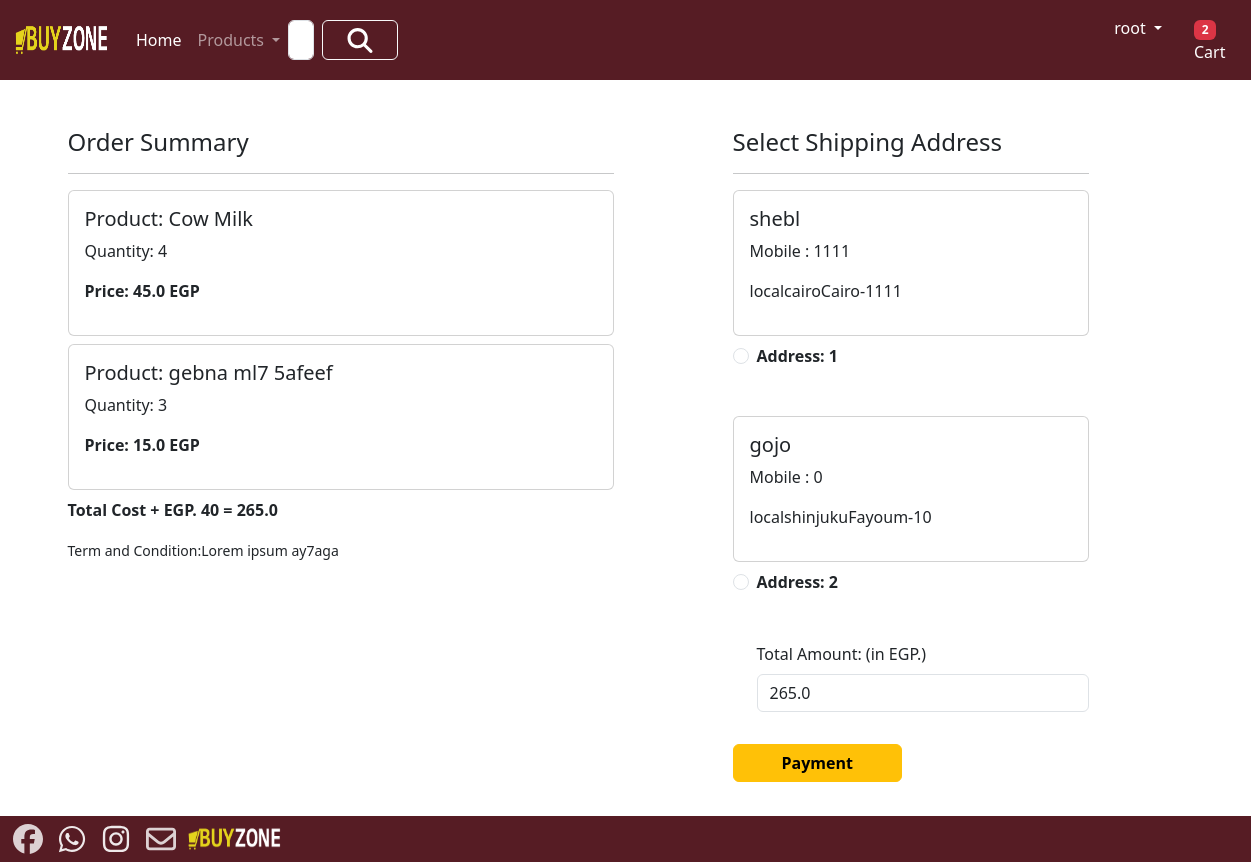
The page /checkout/ (signed in) on the database as committed earlier.
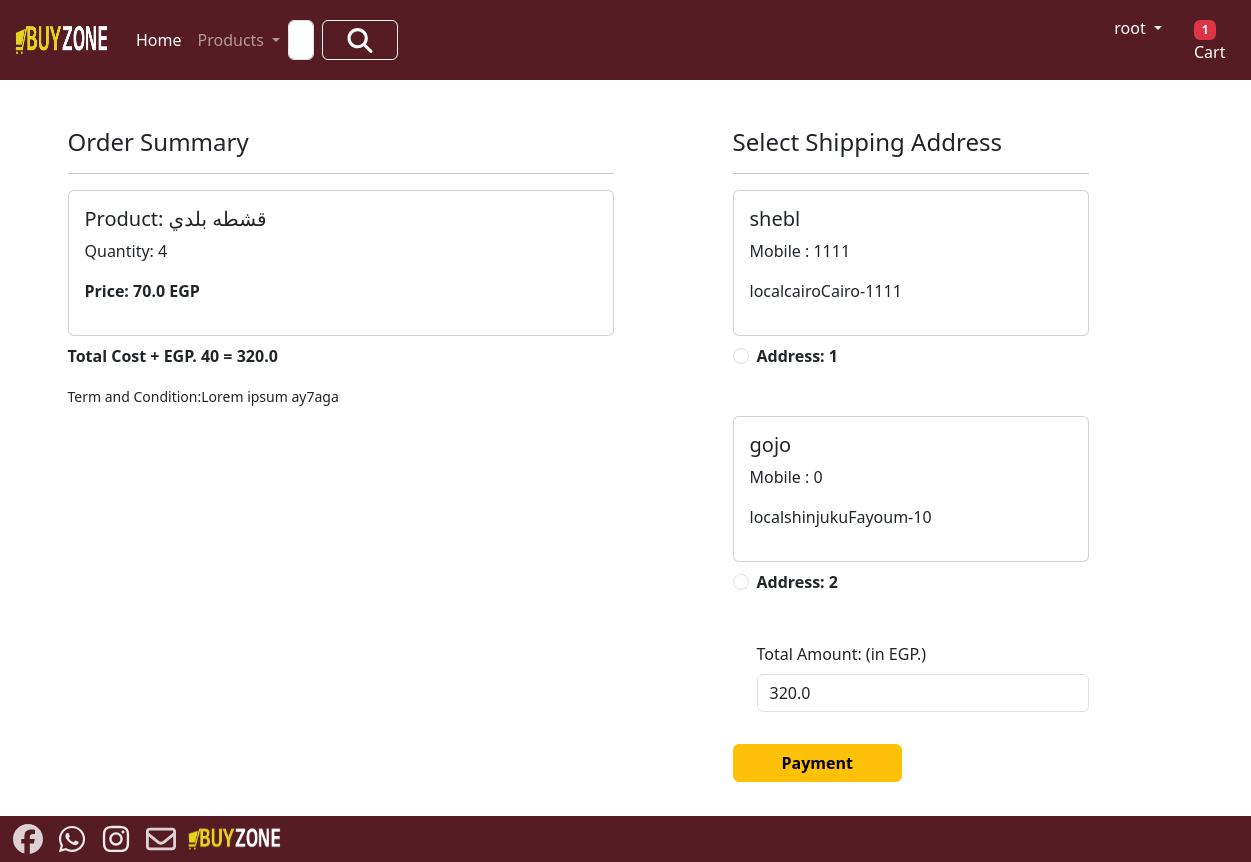
The same page on the database as committed later.
### app/models.py (models this page shows, shortened)
class Cart(models.Model):
     user = models.ForeignKey(User,on_delete=models.CASCADE)
     product = models.ForeignKey(Product, on_delete=models.CASCADE)
     quantity = models.PositiveIntegerField(default=1)

class Product(models.Model):
     title=models.CharField(max_length=100)
     selling_price=models.FloatField()
     discounted_price=models.FloatField()
     description=models.TextField()
     composition=models.TextField(default='')
     prodapp=models.TextField(default='')
     category=models.CharField(choices=CATEGORY_CHOICES,max_length=3)
     product_image=models.ImageField(upload_to='product')
     Quantity = models.IntegerField(default=1)

class Customer(models.Model):
     user = models.ForeignKey(User,on_delete=models.CASCADE)
     name = models.CharField(max_length=200)
     locality = models.CharField(max_length=200)
     city = models.CharField(max_length=50)
     mobile = models.IntegerField(default=0)
     zipcode = models.IntegerField()
     state = models.CharField(choices=STATE_CHOICES,max_length=100)

### app/views.py (the view)
class checkout(View):
    def get(self,request):
        totalitem = 0
        wishitem = 0
        if request.user.is_authenticated:
            totalitem = len(Cart.objects.filter(user=request.user))
            wishitem = len(Wishlist.objects.filter(user=request.user))
        user=request.user
        add=Customer.objects.filter(user=user)
        cart_items=Cart.objects.filter(user=user)
        famount=0
        for p in cart_items:
            value=p.quantity*p.product.discounted_price
            famount=famount+value
        totalamount= famount+40
        return render(request, 'app/checkout.html',locals())

### app/templates/app/checkout.html (shortened to what this page needs)
{% extends 'app/base.html' %}
{% load static %}
{% block main-content %}
<div class="container">
  <div class="row mt-5">
    <div class="col-sm-6">
      <h4>Order Summary</h4>
      <hr />
      {% for item in cart_items %}
        <div class="card mb-2">
          <div class="card-body">
            <h5>Product: {{ item.product.title }}</h5>
            <p>Quantity: {{ item.quantity }}</p>
            <p class="fw-bold">Price: {{ item.product.discounted_price }} EGP</p>
          </div>
        </div>
      {% endfor %}
      <p class="fw-bold">Total Cost + EGP. 40 = {{ totalamount }}</p>
      <small>Term and Condition:Lorem ipsum ay7aga</small>
    </div>
    <div class="col-sm-4 offset-sm-1">
      <h4>Select Shipping Address</h4>
      <hr />
      <form method="post" id="myform">
        {% for ad in add %}
          <div class="card">
            <div class="card-body">
              <h5>{{ ad.name }}</h5>
              <p>Mobile : {{ ad.mobile }}</p>
              <p>{{ ad.locality }}{{ ad.city }}{{ ad.state }}-{{ ad.zipcode }}</p>
            </div>
          </div>
          <div class="form-check mt-2 mb-5">
            <input class="form-check-input"
                   type="radio"
                   name="custid"
                   id="custadd{{ forloop.counter }}"
                   value="{{ ad.id }}" />
            <label class="form-check-label fw-bold" for="custadd{{ forloop.counter }}">Address: {{ forloop.counter }}</label>
          </div>
        {% endfor %}
        <div class="form-check mb-3">
          <label for="totamount" class="form-label">Total Amount: (in EGP.)</label>
          <input type="number"
                 class="form-control"
                 name="totamount"
                 value="{{ totalamount }}"
                 readonly />
        </div>
        <div class="test-end">
          <a href="{% url 'paymentdone' %}" id="rzp-button1" type="submit" class="btn btn-warning mt-3 px-5 fw-bold" >Payment</a>
        </div>
      </form>
    </div>
  </div>
</div>
{% endblock main-content %}

### app/templates/app/base.html (shortened to what this page needs)
<!DOCTYPE html>
{% load static %}
<html lang="en">
<head>
    <link href="https://cdn.jsdelivr.net/npm/bootstrap@5.3.3/dist/css/bootstrap.min.css" rel="stylesheet">
    <link rel = "stylesheet" href = "{% static 'app/css/owl.carousel.min.css' %}"/>
    <link rel = "stylesheet" href = "{% static 'app/css/style.css' %}"/>
    <link rel = "stylesheet" href = "{% static 'app/css/all.min.css' %}"/>
</head>
<body style="min-height:89vh;position: relative;">
    <nav class="navbar navbar-expand-lg navbar-dark " style ="background-color : #561c24;">
      <div class="container-fluid">
        <a class="navbar-brand" href="/">
            <img src = "{% static "app/images/product/BuyZoneLast.png" %}" width = "100" height = "40" >
        </a>
        <div class="collapse navbar-collapse" id="navbarSupportedContent">
          <ul class="navbar-nav me-auto mb-2 mb-lg-0">
            {% if request.user.is_authenticated %}
            <li class="nav-item">
              <a class="nav-link active" aria-current="page" href="/">Home</a>
            </li>
            <li class="nav-item dropdown">
              <a class="nav-link dropdown-toggle" href="#" role="button" data-bs-toggle="dropdown" aria-expanded="false">
                Products
              </a>
            </li>
          </ul>
          <form class="d-flex" role="search" action="/search" style="margin-right :700px  " >
            <input class="form-control me-2" type="search" placeholder="Search" name = "search" aria-label="Search">
            <button class="btn btn-outline-light" type="submit" style ="--bs-btn-hover-bg: #7d1624;">
              <img src = "{% static "app/images/product/magnifying-glass-solid.svg" %}" width = "50" height = "25" >
            </button>
          </form>
        </div>
        <ul class="navbar-nav me-auto mb-2 mb-lg-0">
            <li class="nav-item dropdown mx-2">
            {% if request.user.is_authenticated %}
              {% if request.user.first_name %}
                  <a class="nav-link dropdown-toggle text-white" href="#" id="profileDropdown" data-bs-toggle="dropdown" aria-expanded="false">
                      {{ request.user.first_name }}
                  </a>
              {% else %}
                  <a class="nav-link dropdown-toggle text-white" href="#" id="profileDropdown" data-bs-toggle="dropdown" aria-expanded="false">
                      {{ request.user.username }}
                  </a>
              {% endif %}
              {% endif %}
            </li>
            <li class="nav-item mx-2">
              <a class="nav-link text-white" href="{% url 'showcart'%}">
                <span class="badge bg-danger">
                    {% if totalitem > 0 %}
                        <span class="text-white">{{ totalitem }}</span>
                    {% endif %}
                </span>
                Cart
            </a>
            </li>
            {% endif %}
        </ul>
  </div>
</nav>
{% block main-content %}{% endblock main-content %}
    <Footer class="container-fluid  text- p-2 mt-5" style="position: absolute; bottom: -80px ; diplay :flex; justify-content: space-between; background-color : #561c24;" >
      <a href="https://www.facebook.com/?locale=ar_AR"  target="_blank" >
        <img src = "{% static "app/images/product/facebook.svg" %}"  width = "40" height = "30"    style= "opacity: 0.8;" >
      </a>
      <a href="https://api.whatsapp.com/send?phone=201096396432" target="_blank" >
        <img src = "{% static "app/images/product/whatsapp.svg" %}"  width = "40" height = "30" style= "opacity: 0.9;">
      </a>
      <a href="#" target="_blank" >
        <img src = "{% static "app/images/product/instagram.svg" %}"  width = "40" height = "30" style= "opacity: 0.9;">
      </a >
      <a href="#" target="_blank" >
        <img src = "{% static "app/images/product/envelope-regular.svg" %}" width = "40" height = "30" style= "opacity: 0.8;">
      </a>
      <img src = "{% static "app/images/product/BuyZoneLast.png" %}" width = "100" height = "30" >
    </Footer>
</body>
</html>

Rows that differ between the two databases and show on the page:
removed Cart: product "Cow Milk", quantity "4", product.discounted_price "45.0"
removed Cart: product "gebna ml7 5afeef", quantity "3", product.discounted_price "15.0"
added Cart: product "قشطه بلدي", quantity "4", product.discounted_price "70.0"
Other text that changed with them:
{{ totalitem }}: "2" → "1"
{{ totalamount }}: "265.0" → "320.0"
form field totamount: "265.0" → "320.0"
